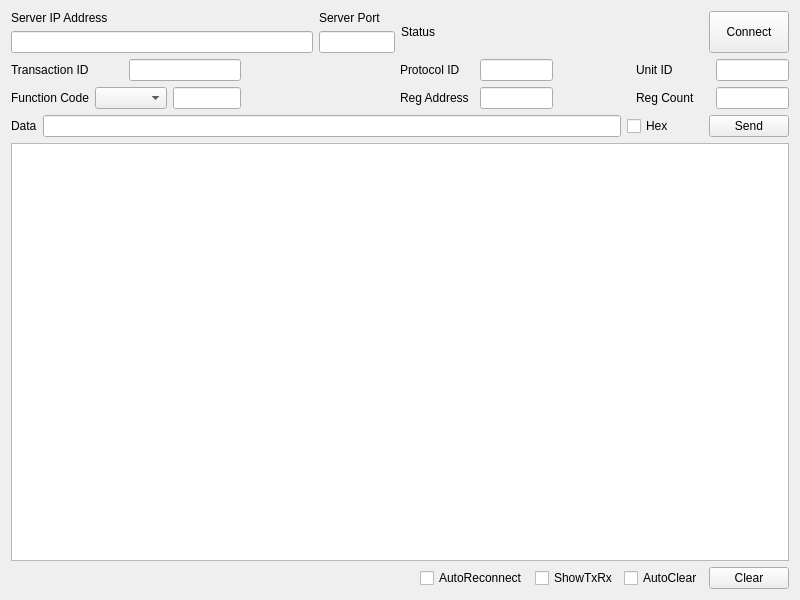
<?xml version="1.0" encoding="UTF-8"?>
<ui version="4.0">
 <class>ModbusTCPWidget</class>
 <widget class="QWidget" name="ModbusTCPWidget">
  <property name="geometry">
   <rect>
    <x>0</x>
    <y>0</y>
    <width>800</width>
    <height>600</height>
   </rect>
  </property>
  <property name="windowTitle">
   <string>Form</string>
  </property>
  <layout class="QGridLayout" name="gridLayout">
   <item row="0" column="0">
    <layout class="QHBoxLayout" name="horizontalLayout_9" stretch="4,1,4,1">
     <item>
      <layout class="QVBoxLayout" name="verticalLayout_4">
       <item>
        <widget class="QLabel" name="label_IP">
         <property name="sizePolicy">
          <sizepolicy hsizetype="Preferred" vsizetype="Preferred">
           <horstretch>0</horstretch>
           <verstretch>0</verstretch>
          </sizepolicy>
         </property>
         <property name="text">
          <string>Server IP Address</string>
         </property>
        </widget>
       </item>
       <item>
        <widget class="QLineEdit" name="lineEdit_serverIP">
         <property name="sizePolicy">
          <sizepolicy hsizetype="Expanding" vsizetype="Preferred">
           <horstretch>0</horstretch>
           <verstretch>0</verstretch>
          </sizepolicy>
         </property>
        </widget>
       </item>
      </layout>
     </item>
     <item>
      <layout class="QVBoxLayout" name="verticalLayout">
       <item>
        <widget class="QLabel" name="label_listenPort">
         <property name="text">
          <string>Server Port</string>
         </property>
        </widget>
       </item>
       <item>
        <widget class="QLineEdit" name="lineEdit_serverPort">
         <property name="sizePolicy">
          <sizepolicy hsizetype="Expanding" vsizetype="Preferred">
           <horstretch>0</horstretch>
           <verstretch>0</verstretch>
          </sizepolicy>
         </property>
        </widget>
       </item>
      </layout>
     </item>
     <item>
      <widget class="QLabel" name="label_status">
       <property name="text">
        <string>Status</string>
       </property>
      </widget>
     </item>
     <item>
      <widget class="QPushButton" name="pushButton_connect">
       <property name="sizePolicy">
        <sizepolicy hsizetype="Minimum" vsizetype="Preferred">
         <horstretch>0</horstretch>
         <verstretch>0</verstretch>
        </sizepolicy>
       </property>
       <property name="text">
        <string>Connect</string>
       </property>
      </widget>
     </item>
    </layout>
   </item>
   <item row="1" column="0">
    <layout class="QHBoxLayout" name="horizontalLayout_12" stretch="3,2,2,1,2">
     <item>
      <layout class="QHBoxLayout" name="horizontalLayout_10" stretch="1,1">
       <item>
        <widget class="QLabel" name="label_transactionID">
         <property name="text">
          <string>Transaction ID</string>
         </property>
        </widget>
       </item>
       <item>
        <widget class="QLineEdit" name="lineEdit_transactionID"/>
       </item>
      </layout>
     </item>
     <item>
      <spacer name="horizontalSpacer">
       <property name="orientation">
        <enum>Qt::Horizontal</enum>
       </property>
       <property name="sizeHint" stdset="0">
        <size>
         <width>13</width>
         <height>20</height>
        </size>
       </property>
      </spacer>
     </item>
     <item>
      <layout class="QHBoxLayout" name="horizontalLayout_11" stretch="1,1">
       <item>
        <widget class="QLabel" name="label_protocolID">
         <property name="text">
          <string>Protocol ID</string>
         </property>
        </widget>
       </item>
       <item>
        <widget class="QLineEdit" name="lineEdit_protocolID"/>
       </item>
      </layout>
     </item>
     <item>
      <spacer name="horizontalSpacer_5">
       <property name="orientation">
        <enum>Qt::Horizontal</enum>
       </property>
       <property name="sizeHint" stdset="0">
        <size>
         <width>13</width>
         <height>20</height>
        </size>
       </property>
      </spacer>
     </item>
     <item>
      <layout class="QHBoxLayout" name="horizontalLayout" stretch="1,1">
       <item>
        <widget class="QLabel" name="label_unitID">
         <property name="text">
          <string>Unit ID</string>
         </property>
        </widget>
       </item>
       <item>
        <widget class="QLineEdit" name="lineEdit_unitID"/>
       </item>
      </layout>
     </item>
    </layout>
   </item>
   <item row="2" column="0">
    <layout class="QHBoxLayout" name="horizontalLayout_8" stretch="3,2,2,1,2">
     <item>
      <layout class="QHBoxLayout" name="horizontalLayout_2" stretch="1,1,1">
       <item>
        <widget class="QLabel" name="label_functionCode">
         <property name="text">
          <string>Function Code</string>
         </property>
        </widget>
       </item>
       <item>
        <widget class="QComboBox" name="comboBox_functionCode"/>
       </item>
       <item>
        <widget class="QLineEdit" name="lineEdit_functionCode"/>
       </item>
      </layout>
     </item>
     <item>
      <spacer name="horizontalSpacer_2">
       <property name="orientation">
        <enum>Qt::Horizontal</enum>
       </property>
       <property name="sizeHint" stdset="0">
        <size>
         <width>40</width>
         <height>20</height>
        </size>
       </property>
      </spacer>
     </item>
     <item>
      <layout class="QHBoxLayout" name="horizontalLayout_5" stretch="1,1">
       <item>
        <widget class="QLabel" name="label_regAddr">
         <property name="text">
          <string>Reg Address</string>
         </property>
        </widget>
       </item>
       <item>
        <widget class="QLineEdit" name="lineEdit_regAddr"/>
       </item>
      </layout>
     </item>
     <item>
      <spacer name="horizontalSpacer_3">
       <property name="orientation">
        <enum>Qt::Horizontal</enum>
       </property>
       <property name="sizeHint" stdset="0">
        <size>
         <width>40</width>
         <height>20</height>
        </size>
       </property>
      </spacer>
     </item>
     <item>
      <layout class="QHBoxLayout" name="horizontalLayout_6" stretch="1,1">
       <item>
        <widget class="QLabel" name="label_regCount">
         <property name="text">
          <string>Reg Count</string>
         </property>
        </widget>
       </item>
       <item>
        <widget class="QLineEdit" name="lineEdit_regCount"/>
       </item>
      </layout>
     </item>
    </layout>
   </item>
   <item row="3" column="0">
    <layout class="QHBoxLayout" name="horizontalLayout_4" stretch="8,1,1">
     <item>
      <layout class="QHBoxLayout" name="horizontalLayout_3" stretch="0,1">
       <item>
        <widget class="QLabel" name="label_data">
         <property name="text">
          <string>Data</string>
         </property>
        </widget>
       </item>
       <item>
        <widget class="QLineEdit" name="lineEdit_data"/>
       </item>
      </layout>
     </item>
     <item>
      <widget class="QCheckBox" name="checkBox_hex">
       <property name="text">
        <string>Hex</string>
       </property>
      </widget>
     </item>
     <item>
      <widget class="QPushButton" name="pushButton_send">
       <property name="text">
        <string>Send</string>
       </property>
      </widget>
     </item>
    </layout>
   </item>
   <item row="4" column="0">
    <widget class="QTextEdit" name="textEdit_log"/>
   </item>
   <item row="5" column="0">
    <layout class="QHBoxLayout" name="horizontalLayout_7">
     <item>
      <spacer name="horizontalSpacer_4">
       <property name="orientation">
        <enum>Qt::Horizontal</enum>
       </property>
       <property name="sizeHint" stdset="0">
        <size>
         <width>40</width>
         <height>20</height>
        </size>
       </property>
      </spacer>
     </item>
     <item>
      <widget class="QCheckBox" name="checkBox_autoReconnect">
       <property name="text">
        <string>AutoReconnect</string>
       </property>
      </widget>
     </item>
     <item>
      <widget class="QCheckBox" name="checkBox_showTxRx">
       <property name="text">
        <string>ShowTxRx</string>
       </property>
      </widget>
     </item>
     <item>
      <widget class="QCheckBox" name="checkBox_autoClear">
       <property name="text">
        <string>AutoClear</string>
       </property>
      </widget>
     </item>
     <item>
      <widget class="QPushButton" name="pushButton_clear">
       <property name="text">
        <string>Clear</string>
       </property>
      </widget>
     </item>
    </layout>
   </item>
  </layout>
 </widget>
 <resources/>
 <connections/>
</ui>
